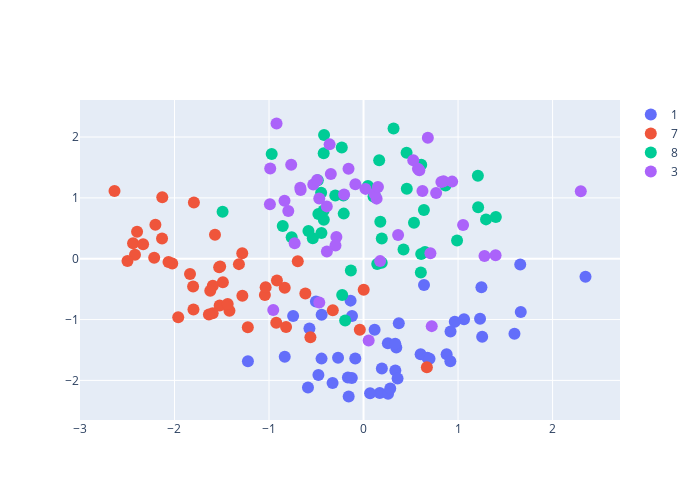

Write notebook code for a chart like this one.
### Markdown cell above
#### 2d

### Code cell
target_dims = [0, 1]

trace = []
for i in range(len(numbers)):
    m = latents[labels==numbers[i]]
    _x = m[:, target_dims[0]] 
    _y = m[:, target_dims[1]]
    trace.append(go.Scatter(x=_x, y=_y, mode="markers", name=f"{numbers[i]}", 
                              marker = dict(size=12)))
layout = go.Layout(width=700, height=500)    
data = trace
fig = dict(data=data, layout=layout)
iplot(fig)
